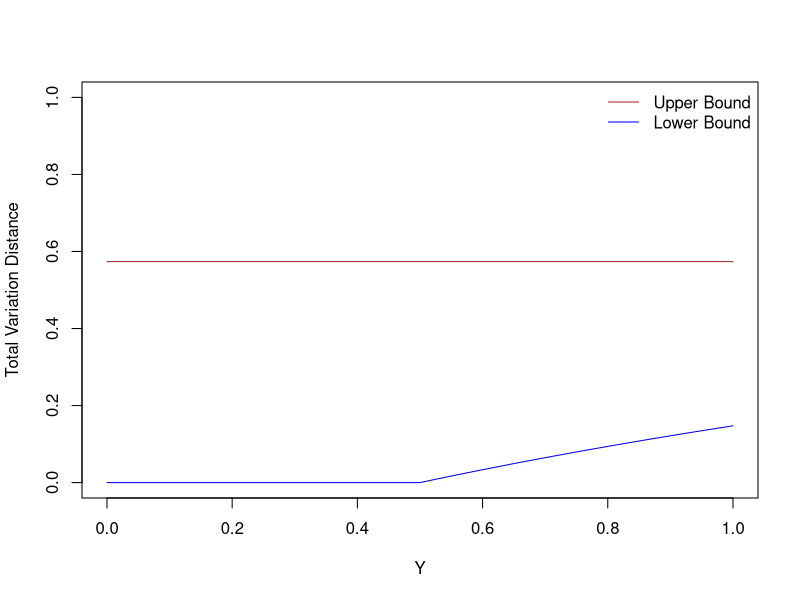

The R source for this figure:
set.seed(1234)

lb_TV = function(x, y){
	if(y < 1/2){
		b = 0
	}else{
		b = (2*y -1)/(2*y + 2*(1 - exp(-1))/(1 - 2*exp(-1)))
	}
	return(b)
}

ub_TV = function(x, y){
	b1 = 1 - 3*(3 - 4*exp(-1))/(4*3*(2 - 3*exp(-1)))
	return(b1)
}

y_grid = seq(1, 1e4, 1)/1e4
x_grid = seq(1, 1e4, 1)/1e4

lb_grid = rep(0, 1e4)
ub_grid = rep(0, 1e4)

for(i in 1: 1e4){
	lb_grid[i] = lb_TV(x_grid[i], y_grid[i])
	ub_grid[i] = ub_TV(x_grid[i], y_grid[i])
}
sum(lb_grid > ub_grid)

pdf("Lower_Upper_bound.pdf", width = 5, height = 5)

plot(y_grid, lb_grid, xlab = "Y", ylab = "Total Variation Distance",
 ylim = c(0, 1), lwd = 1, type = "l", col = "blue")
lines(y_grid, ub_grid, col = "brown", lwd = 1)

legend("topright", bty = "n", legend = c("Upper Bound", "Lower Bound"),
 col = c("brown", "blue"), lty = 1, cex = 1)

dev.off()
